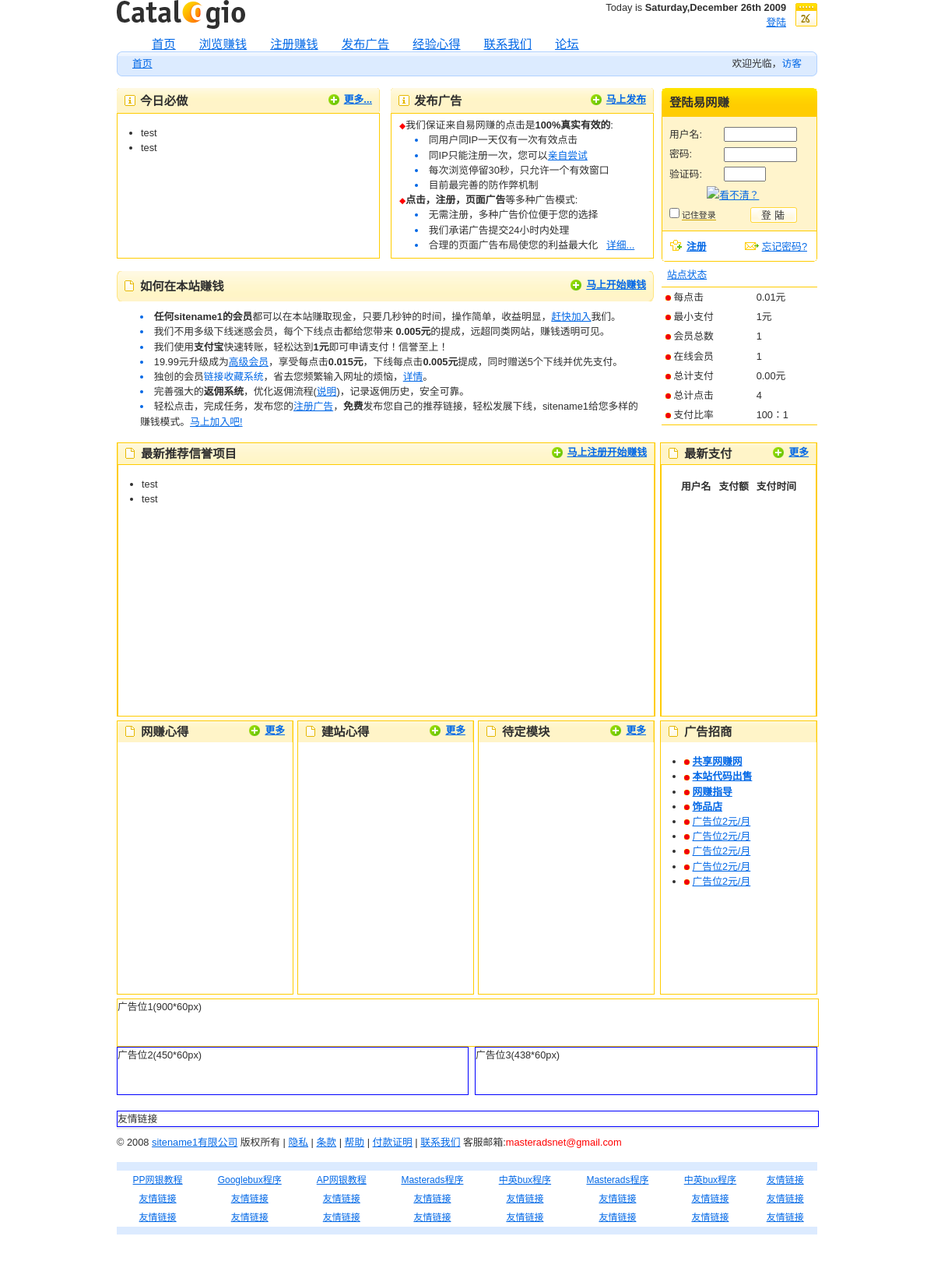
The page / on the database its author committed.
### tables this page shows
CREATE TABLE IF NOT EXISTS `tb_site` (
  `id` varchar(11) NOT NULL DEFAULT '',
  `sitename` varchar(30) NOT NULL DEFAULT '',
  `sitepp` varchar(30) NOT NULL DEFAULT '',
  KEY `id` (`id`)
);

CREATE TABLE IF NOT EXISTS `tb_config` (
  `id` int(11) NOT NULL AUTO_INCREMENT,
  `item` varchar(15) NOT NULL DEFAULT '',
  `howmany` varchar(15) NOT NULL DEFAULT '',
  `price` varchar(150) NOT NULL DEFAULT '',
  `signupvalue` varchar(150) NOT NULL DEFAULT '',
  KEY `id` (`id`)
);

### funciones.php (called while the page is built, shortened)
<?php
function limpiar($mensaje)
{
$mensaje = htmlentities(stripslashes(trim($mensaje)));
$mensaje = str_replace("'"," ",$mensaje);
$mensaje = str_replace(";"," ",$mensaje);
$mensaje = str_replace("$"," ",$mensaje);
return $mensaje;
}
?>

### index.php (the view, shortened to what this page needs)
<?php include ('header.php') ?>
<div id="page" class="box">
    <div class="box">
      <div id="col-l">
      	<div class="topleft" sytle="float:left;">
          <div class="title01338-top"></div>
		    <div class="title01338">
		      <div class="title01338-in">
		      	<p class="f-right noprint"><strong><a href="#" class="add">更多...</a></strong></p>
		        <h3 class="ico-info">今日必做</h3>
		      </div>
		    </div>
		  <div class="title01338-bottom">
		  </div>
		  <div class="topleftcontent">
		  <ul>
		  <li>test</li>
		  <li>test</li>
		  </ul>
		  </div>
      	</div>
      	<div class="topright" sytle="float:right">
          <div class="title01338-top"></div>
		    <div class="title01338">
		      <div class="title01338-in">
		      	<p class="f-right noprint"><strong><a href="#" class="add">马上发布</a></strong></p>
		        <h3 class="ico-info">发布广告</h3>
		      </div>
		    </div>
		  <div class="title01338-bottom"></div>
		  <div class="toprightcontent">
		  <div style="margin-left:5px;margin-top:5px;margin-right:5px;margin-bottom:5px;">
		  <span class="words">
		  <font>◆<span style="font-size:1.2em;">我们保证来自易网赚的点击是<strong>100%真实有效的</strong>:</span></font><br/>
		  <li><span>同用户同IP一天仅有一次有效点击</span></li>
		  <li><span>同IP只能注册一次，您可以<a href="register.php">亲自尝试</a></span></li>
		  <li><span>每次浏览停留30秒，只允许一个有效窗口</span></li>
		  <li><span>目前最完善的防作弊机制</span></li>
          <font>◆<span style="font-size:1.2em;"><strong>点击，注册，页面广告</strong>等多种广告模式:</span></font><?php if(strpos($_SERVER["HTTP_USER_AGENT"],"MSIE 7.0")||strpos($_SERVER["HTTP_USER_AGENT"],"MSIE 6.0"))
          echo "<br></br>";else echo "<br/>";
          ?>
          <li><span>无需注册，多种广告价位便于您的选择</span></li>
		  <li><span>我们承诺广告提交24小时内处理</span></li>
		  <li><span>合理的页面广告布局使您的利益最大化&nbsp;&nbsp;&nbsp;<?php echo "<a href=\"adver.php?r=".$elref."\">";?>详细...</a></span></li></span>
          </div>
		  </div>
      	</div>
        <div class="title01690-top" style="clear:both;"></div>
        <div class="title01690">
          <div class="title01690-in">
            <p class="f-right noprint"><strong><a href="#" class="add">马上开始赚钱</a></strong></p>
            <h2 class="ico-list">如何在本站赚钱</h2>
          </div>
        </div>
        <div class="title01690-bottom"></div>
        <div class="box">
        <div class="words" style="margin-left:5px;margin-right:20px;">
        <li><span><strong>任何<?php include('sitename.php'); ?>的会员</strong>都可以在本站赚取现金，只要几秒钟的时间，操作简单，收益明显，<a href="register.php">赶快加入</a>我们。</span></li>
        <li><span>我们不用多级下线迷惑会员，每个下线点击都给您带来<strong>
        <?php include('config.php');
		$sql = "SELECT * FROM tb_config WHERE item='referalclick' and howmany='1'";
		$result = mysql_query($sql);
		$row = mysql_fetch_array($result);
		echo $row["price"];
		mysql_close($con);?>元</strong>的提成，远超同类网站，赚钱透明可见。</span></li>
        <li><span>我们使用<strong>支付宝</strong>快速转账，轻松达到<strong><?php include('config.php');
								$sql = "SELECT * FROM tb_config WHERE item='payment' and howmany='1'";
								$result = mysql_query($sql);
								$row = mysql_fetch_array($result); echo $row["price"];
								mysql_close($con); ?>元</strong>即可申请支付！信誉至上！</li></span>
        <li><span><?php include('config.php');
								$sql = "SELECT * FROM tb_config WHERE item='upgrade' and howmany='1'";
								$result = mysql_query($sql);
								$row = mysql_fetch_array($result); echo $row["price"];
								mysql_close($con); ?>元升级成为<a href="upgrade.php">高级会员</a>，享受每点击<strong><?php include('config.php');
								$sql = "SELECT * FROM tb_config WHERE item='premiumclick' and howmany='1'";
								$result = mysql_query($sql);
								$row = mysql_fetch_array($result); echo $row["price"];
								mysql_close($con); ?>元</strong>，下线每点击<strong><?php include('config.php');
								$sql = "SELECT * FROM tb_config WHERE item='premiumreferalc' and howmany='1'";
								$result = mysql_query($sql);
								$row = mysql_fetch_array($result); echo $row["price"];
								mysql_close($con); ?>元</strong>提成，同时赠送5个下线并优先支付。</li></span>
		<li><span>独创的会员<a herf="addlink.php">链接收藏系统</a>，省去您频繁输入网址的烦恼，<a href="">详情</a>。</li></span>
		<li><span>完善强大的<strong>返佣系统</strong>，优化返佣流程(<a href="#">说明</a>)，记录返佣历史，安全可靠。</li></span>
		<li><span>轻松点击，完成任务，发布您的<a href="adver.php">注册广告</a>，<strong>免费</strong>发布您自己的推荐链接，轻松发展下线，<?php include('sitename.php'); ?>给您多样的赚钱模式。<a href="register.php">马上加入吧!</a></li></span>
        </div>
        </div>
      </div>
      <div id="col-signup">
	      <?php include ('signup.php')?>
    </div>
    </div>
    <div>
    <div class="middleleft">
        <div class="title01690">
          <div class="title01690-in">
            <p class="f-right noprint"><strong><a href="#" class="add">马上注册开始赚钱</a></strong></p>
            <h2 class="ico-list">最新推荐信誉项目</h2>
          </div>
        </div>
    	<div style="border:1px solid #FFCC00;height:92%;">
    	<ul>
		  <li>test</li>
		  <li>test</li>
		  </ul>
    	</div>
    </div>
    <div class="middleright">
        <div class="title01200">
          <div class="title01200-in">
          <p class="f-right noprint"><strong><a href="#" class="add">更多</a></strong></p>
           <h2 class="ico-list">最新支付</h2>
          </div>
        </div>
    	<div align="center" style="border:1px solid #FFCC00;height:92%;">
    	<table cellpadding="0">
			<tr>
			<th ><b>用户名</b></th>
			<th ><b>支付额</b></th>
			<th ><b>支付时间</b></th></tr>
			<?php
			echo "</table>";
		?>
    	</div>
    </div>
    <div class="bot1">
        <div class="title01225">
          <div class="title01225-in">
          <p class="f-right noprint"><strong><a href="#" class="add">更多</a></strong></p>
           <h2 class="ico-list">网赚心得</h2>
          </div>
        </div>
    </div>
    <div class="bot2">
        <div class="title01225">
          <div class="title01225-in">
          <p class="f-right noprint"><strong><a href="#" class="add">更多</a></strong></p>
           <h2 class="ico-list">建站心得</h2>
          </div>
        </div>
    </div>
    <div class="bot3">
        <div class="title01225">
          <div class="title01225-in">
          <p class="f-right noprint"><strong><a href="#" class="add">更多</a></strong></p>
           <h2 class="ico-list">待定模块</h2>
          </div>
        </div>
    </div>
    <div class="bot4">
        <div class="title01200">
          <div class="title01200-in">
           <h2 class="ico-list">广告招商</h2>
          </div>
        </div>
    <ul id="weblinks">
	<li>
	<img border="0" src="images/bullet2.gif" width="7" height="7"  align="absmiddle" > <B><a href="http://www.sharewz.cn" target="_blank">共享网赚网</a></B></li>
	<li>
	<img border="0" src="images/bullet2.gif" width="7" height="7"  align="absmiddle" > <B><a href="buxscript.php" target="_blank">本站代码出售</a></B></li>
	<li>
	<img border="0" src="images/bullet2.gif" width="7" height="7"  align="absmiddle" > <a href="http://www.sharewz.com" target="_blank"><strong>网赚指导</strong></a></li>
	<li>
	<img border="0" src="images/bullet2.gif" width="7" height="7"  align="absmiddle" > <a href="http://shop34895911.taobao.com/" target="_blank"><strong>饰品店</strong></a></li>
	<li>
	<img border="0" src="images/bullet2.gif" width="7" height="7"  align="absmiddle" > <a href="#">广告位2元/月</a></li>
	<li>
	<img border="0" src="images/bullet2.gif" width="7" height="7"  align="absmiddle" > <a href="#">广告位2元/月</a></li>
	<li>
	<img border="0" src="images/bullet2.gif" width="7" height="7"  align="absmiddle" > <a href="#">广告位2元/月</a></li>
	<li>
	<img border="0" src="images/bullet2.gif" width="7" height="7"  align="absmiddle" > <a href="#">广告位2元/月</a></li>
	<li>
	<img border="0" src="images/bullet2.gif" width="7" height="7"  align="absmiddle" > <a href="#">广告位2元/月</a></li>
	</ul>
    </div>
    <div class="advbot1">广告位1(900*60px)</div>
    <div class="advbot2">广告位2(450*60px)</div>
    <div class="advbot3">广告位3(438*60px)</div>
    </div>
  </div>
<div class="friendlink">友情链接</div>
 <?php include('footer.php')?>

### sitename.php (shortened to what this page needs)
<?php
$sql = "SELECT * FROM tb_site WHERE id='1'";
$result = mysql_query($sql);
$row = mysql_fetch_array($result);
echo $row["sitename"];
?>

### sitestats.php (shortened to what this page needs)
<?php
$checkpemail = mysql_query("SELECT id FROM tb_users");
$pemail_exist = mysql_num_rows($checkpemail);
$sqryvar="Select sum(amount) from tb_history";
$iqryvar=mysql_query($sqryvar);
$tot1=mysql_result($iqryvar,0,0);
$totals=$tot1;
if ($totals==''){
	$totalpaid='0.00';
} else{
	$totalpaid=$tot1;
}
$sqryvar="Select sum(visits) from tb_users";
$iqryvar=mysql_query($sqryvar);
$tot1=mysql_result($iqryvar,0,0);
$clickserved=$tot1;
?>
        <div class="tabs-sidebar box">
          <ul id="switch">
            <li><a href="#tab-01"><span style="line-height:30px;">站点状态</span></a></li>
          </ul>
        </div>
<table width="100%"  class="nom_sitestats">
<tr>
<td>
<img border="0" src="images/bullet2.gif" width="7" height="7"  align="absmiddle" > 每点击 </td>
<td><?php include('config.php');
		$sql = "SELECT * FROM tb_config WHERE item='click' and howmany='1'";
		$result = mysql_query($sql);
		$row = mysql_fetch_array($result);
		echo $row["price"];
		mysql_close($con);?>元</td>
</tr>
<tr>
<td>
<img border="0" src="images/bullet2.gif" width="7" height="7"  align="absmiddle" > 最小支付</td>
<td><?php include('config.php');
				$sql = "SELECT * FROM tb_config WHERE item='payment' and howmany='1'";
				$result = mysql_query($sql);
				$row = mysql_fetch_array($result);
				echo $row["price"];
			?>元</td>
</tr>
<tr>
<td>
<img border="0" src="images/bullet2.gif" width="7" height="7"  align="absmiddle" > 会员总数</td>
<td><?php echo $pemail_exist; ?></td>
</tr>
<tr>
<td>
<img border="0" src="images/bullet2.gif" width="7" height="7"  align="absmiddle" > 在线会员</td>
<td><?php include("onlinesql.php"); ?></td>
</tr>
<tr>
<td>
<img border="0" src="images/bullet2.gif" width="7" height="7"  align="absmiddle" > 总计支付</td>
<td><?php echo $totalpaid?>元</td>
</tr>
<tr>
<td>
<img border="0" src="images/bullet2.gif" width="7" height="7"  align="absmiddle" > 总计点击</td>
<td><?php echo $clickserved?></td>
</tr>
<tr>
<td>
<img border="0" src="images/bullet2.gif" width="7" height="7"  align="absmiddle" > 支付比率</td>
<td>100：1</td>
</tr>
</table>

### rows shown on the page
tb_site: sitename "sitename1 sitename1 sitename1"
tb_config: price "0.005"
tb_config: price "1"
tb_config: price "19.99"
tb_config: price "0.015"
tb_config: price "0.005"
tb_config: price "0.01"

### other values the page prints
$today["weekday"] "Saturday"
$today["month"] "December"
$today["year"] "2009"
$pemail_exist "1"
$uo_count[0] "1"
$totalpaid "0.00"
$clickserved "4"
